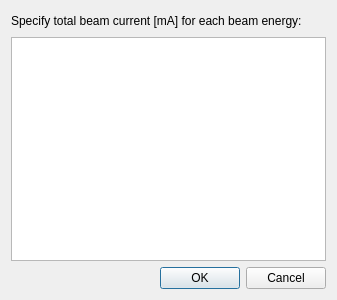
<?xml version="1.0" encoding="UTF-8"?>
<ui version="4.0">
 <class>Dialog</class>
 <widget class="QDialog" name="Dialog">
  <property name="geometry">
   <rect>
    <x>0</x>
    <y>0</y>
    <width>337</width>
    <height>300</height>
   </rect>
  </property>
  <property name="windowTitle">
   <string>Total Beam Currents</string>
  </property>
  <layout class="QVBoxLayout" name="verticalLayout">
   <item>
    <layout class="QHBoxLayout" name="horizontalLayout">
     <item>
      <widget class="QLabel" name="label">
       <property name="text">
        <string>Specify total beam current [mA] for each beam energy:</string>
       </property>
      </widget>
     </item>
     <item>
      <spacer name="horizontalSpacer">
       <property name="orientation">
        <enum>Qt::Horizontal</enum>
       </property>
       <property name="sizeHint" stdset="0">
        <size>
         <width>40</width>
         <height>20</height>
        </size>
       </property>
      </spacer>
     </item>
    </layout>
   </item>
   <item>
    <widget class="QTableWidget" name="tableWidget"/>
   </item>
   <item>
    <widget class="QDialogButtonBox" name="buttonBox">
     <property name="orientation">
      <enum>Qt::Horizontal</enum>
     </property>
     <property name="standardButtons">
      <set>QDialogButtonBox::Cancel|QDialogButtonBox::Ok</set>
     </property>
    </widget>
   </item>
  </layout>
 </widget>
 <resources/>
 <connections>
  <connection>
   <sender>buttonBox</sender>
   <signal>accepted()</signal>
   <receiver>Dialog</receiver>
   <slot>accept()</slot>
   <hints>
    <hint type="sourcelabel">
     <x>248</x>
     <y>254</y>
    </hint>
    <hint type="destinationlabel">
     <x>157</x>
     <y>274</y>
    </hint>
   </hints>
  </connection>
  <connection>
   <sender>buttonBox</sender>
   <signal>rejected()</signal>
   <receiver>Dialog</receiver>
   <slot>reject()</slot>
   <hints>
    <hint type="sourcelabel">
     <x>316</x>
     <y>260</y>
    </hint>
    <hint type="destinationlabel">
     <x>286</x>
     <y>274</y>
    </hint>
   </hints>
  </connection>
 </connections>
</ui>
